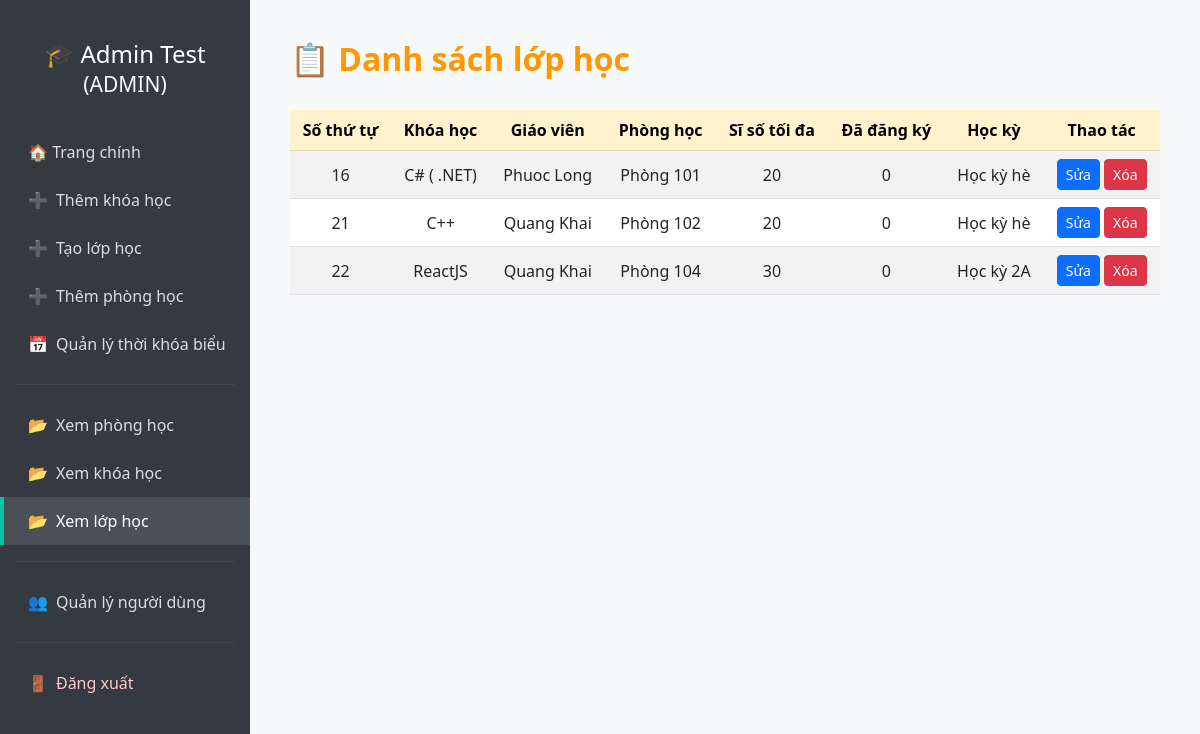
Page /view-classes (signed in) on the earlier database version.
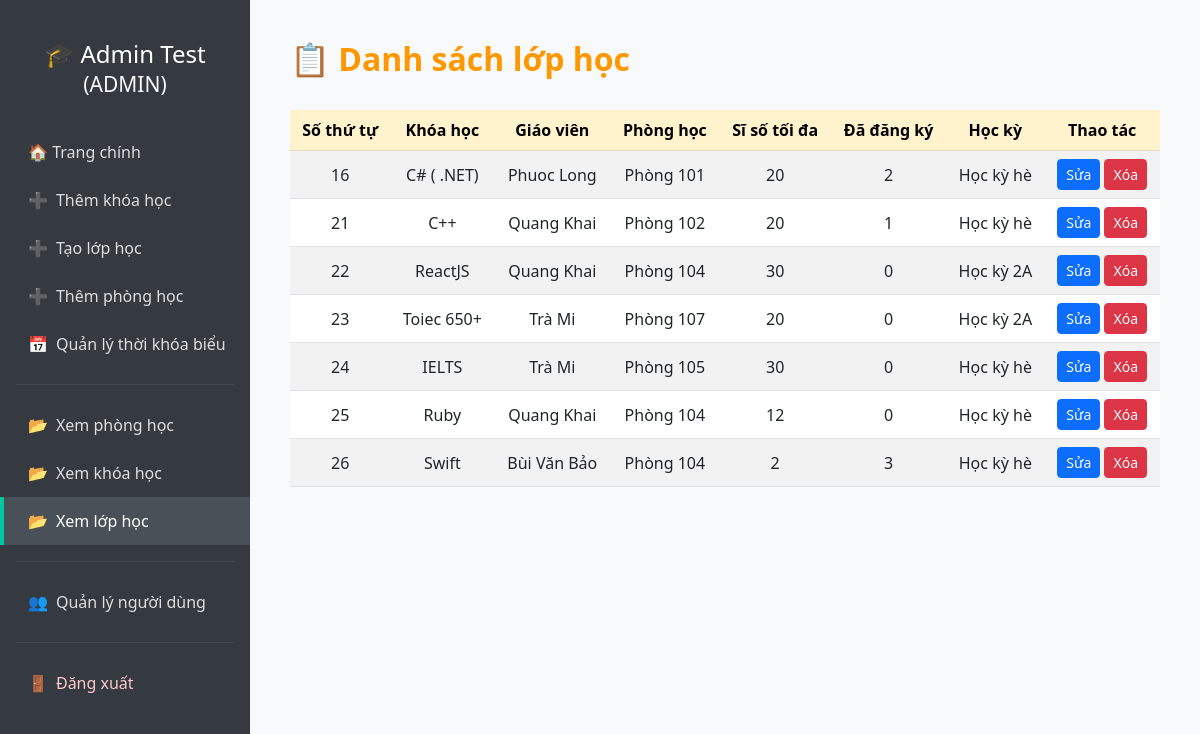
Same page on the later database version.
### tables this page shows
CREATE TABLE classes (
            id INTEGER PRIMARY KEY AUTOINCREMENT,
            course_id INTEGER NOT NULL,
            teacher_id INTEGER NOT NULL,
            room_id INTEGER NOT NULL,
            capacity INTEGER NOT NULL CHECK (capacity > 0),
            registered INTEGER DEFAULT 0, semester_id INTEGER REFERENCES semesters(id),
            FOREIGN KEY (course_id) REFERENCES courses(id),
            FOREIGN KEY (teacher_id) REFERENCES users(id),
            FOREIGN KEY (room_id) REFERENCES rooms(id)
        );

CREATE TABLE courses (
            id INTEGER PRIMARY KEY AUTOINCREMENT,
            name TEXT NOT NULL UNIQUE,
            description TEXT
        , image TEXT);

CREATE TABLE users (
            id INTEGER PRIMARY KEY AUTOINCREMENT,
            full_name TEXT NOT NULL,
            email TEXT NOT NULL UNIQUE,
            password TEXT NOT NULL,
            role TEXT NOT NULL CHECK (role IN ('student', 'teacher', 'admin')),
            dob DATE,                
            phone TEXT,             
            gender TEXT CHECK (gender IN ('male', 'female', 'other')), 
            cccd TEXT              
        , image TEXT);

CREATE TABLE rooms (
            id INTEGER PRIMARY KEY AUTOINCREMENT,
            name TEXT NOT NULL UNIQUE,
            status TEXT NOT NULL CHECK (status IN ('available', 'occupied', 'maintenance'))
        );

CREATE TABLE semesters (
            id INTEGER PRIMARY KEY AUTOINCREMENT,
            name TEXT NOT NULL,
            start_date TEXT NOT NULL,  -- yyyy-MM-dd
            end_date TEXT NOT NULL
        );

### app.py (the view, shortened to what this page needs)
@app.route('/view-classes')
@login_required
def view_classes():
    conn = sqlite3.connect('database.db')
    cursor = conn.cursor()
    if current_user.role == 'admin':
        query = """
            SELECT
                classes.id, courses.name, users.full_name, rooms.name,
                classes.capacity, classes.registered, semesters.name
            FROM classes
            JOIN courses ON classes.course_id = courses.id
            JOIN users ON classes.teacher_id = users.id
            JOIN rooms ON classes.room_id = rooms.id
            JOIN semesters ON classes.semester_id = semesters.id
        """
        classes = cursor.execute(query).fetchall()
    else:
        conn.close()
        return "Không có quyền truy cập", 403
    conn.close()
    return render_template('view_classes.html', classes=classes, user=current_user)

### app.py (called while the page is built)
@login_manager.user_loader
def load_user(user_id):
    conn = sqlite3.connect('database.db')
    cursor = conn.cursor()
    cursor.execute("SELECT id, full_name, email, role, image FROM users WHERE id = ?", (user_id,))
    row = cursor.fetchone()
    conn.close()
    if row:
        return User(*row)
    return None

### templates/view_classes.html (shortened to what this page needs)
<!DOCTYPE html>
<html lang="vi">
<head>
  <link href="https://cdn.jsdelivr.net/npm/bootstrap@5.3.0/dist/css/bootstrap.min.css" rel="stylesheet">
</head>
<body>
<div class="sidebar">
  {%if user.role == 'admin' %}
    <h4>🎓 {{ user.full_name }}<br><small class="text-light">(ADMIN)</small></h4>
  {% elif user.role == 'teacher' %}
    <h4>👨‍🏫 {{ user.full_name }}<br><small class="text-light">(GIẢNG VIÊN)</small></h4>
  {% else %}
    <h4>👩‍🎓 {{ user.full_name }}<br><small class="text-light">(Sinh viên)</small></h4>
  {% endif %}
  <a href="/dashboard">🏠 Trang chính</a>
  {% if user.role == 'admin' %}
    <a href="{{ url_for('add_course') }}"><span class="icon">➕</span>Thêm khóa học</a>
    <a href="{{ url_for('add_class') }}"><span class="icon">➕</span>Tạo lớp học</a>
    <a href="{{ url_for('add_room') }}"><span class="icon">➕</span>Thêm phòng học</a>
    <a href="{{ url_for('add_schedule') }}"><span class="icon">📅</span>Quản lý thời khóa biểu</a>
    <hr class="text-secondary mx-3">
  {% endif %}
  <a href="{{ url_for('view_rooms') }}"><span class="icon">📂</span>Xem phòng học</a>
  <a href="{{ url_for('view_courses') }}"><span class="icon">📂</span>Xem khóa học</a>
  <a href="{{ url_for('view_classes') }}" class="active" ><span class="icon">📂</span>Xem lớp học</a>
  {% if user.role == 'admin' %}
    <hr class="text-secondary mx-3">
    <a href="{{ url_for('view_users') }}"><span class="icon">👥</span>Quản lý người dùng</a>
  {% endif %}
  <hr class="text-secondary mx-3">
  <a href="{{ url_for('logout') }}" class="logout-link"><span class="icon">🚪</span>Đăng xuất</a>
</div>
<div class="main-content">
  {% if user.role == 'admin' %}
    <h2>📋 Danh sách lớp học</h2>
  {% endif %}
  <div class="table-responsive">
    <table class="table table-striped table-hover align-middle">
      <thead class="table-warning text-center">
        <tr>
          <th scope="col">Số thứ tự</th>
          <th scope="col">Khóa học</th>
          <th scope="col">Giáo viên</th>
          <th scope="col">Phòng học</th>
          <th scope="col">Sĩ số tối đa</th>
          <th scope="col">Đã đăng ký</th>
          <th scope="col">Học kỳ</th>
        {%if user.role == 'admin' %}
          <th scope="col">Thao tác</th>
        {% endif %}
        </tr>
      </thead>
      <tbody class="text-center" id="classTableBody">
        {% for c in classes %}
        <tr>
          <td>{{ c[0] }}</td>
          <td>{{ c[1] }}</td>
          <td>{{ c[2] }}</td>
          <td>{{ c[3] }}</td>
          <td>{{ c[4] }}</td>
          <td>{{ c[5] }}</td>
          <td>{{ c[6] }}</td>
          {% if user.role == 'admin' %}
          <td>
            <a href="{{ url_for('edit_class', class_id=c[0]) }}" class="btn btn-sm btn-primary">Sửa</a>
            <form method="POST" action="{{ url_for('delete_class', class_id=c[0]) }}" style="display:inline;">
              <button type="submit" class="btn btn-sm btn-danger" onclick="return confirm('Bạn có chắc chắn muốn xóa lớp học này?');">Xóa</button>
            </form>
          </td>
          {% endif %}
        </tr>
        {% endfor %}
      </tbody>
    </table>
  </div>
</div>
</body>
</html>

Differences in the rows shown:
changed classes "C# ( .NET)": registered "0" → "2"
changed classes "Phòng 102": registered "0" → "1"
added classes: id "23", name "Toiec 650+", full_name "Trà Mi", name "Phòng 107", capacity "20", registered "0", name "Học kỳ 2A"
added classes: id "24", name "IELTS", full_name "Trà Mi", name "Phòng 105", capacity "30", registered "0", name "Học kỳ hè"
added classes: id "25", name "Ruby", full_name "Quang Khai", name "Phòng 104", capacity "12", registered "0", name "Học kỳ hè"
added classes: id "26", name "Swift", full_name "Bùi Văn Bảo", name "Phòng 104", capacity "2", registered "3", name "Học kỳ hè"
